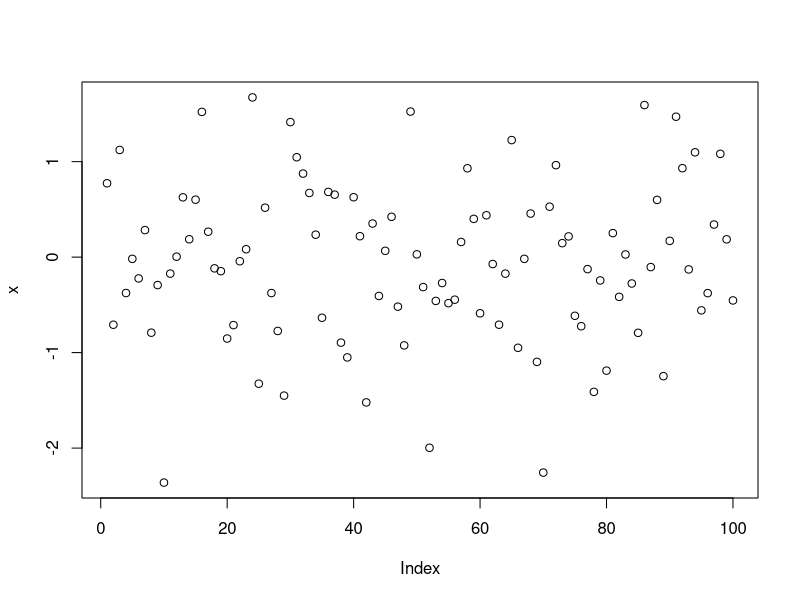
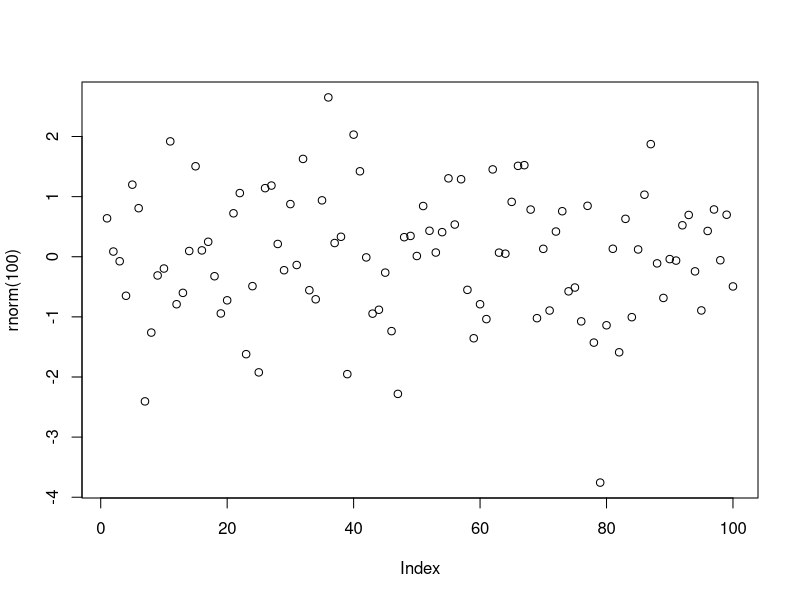
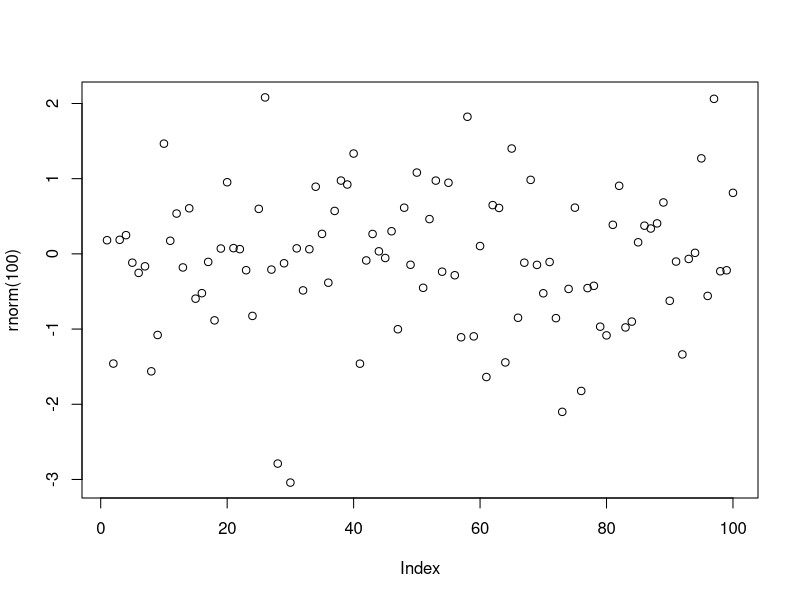
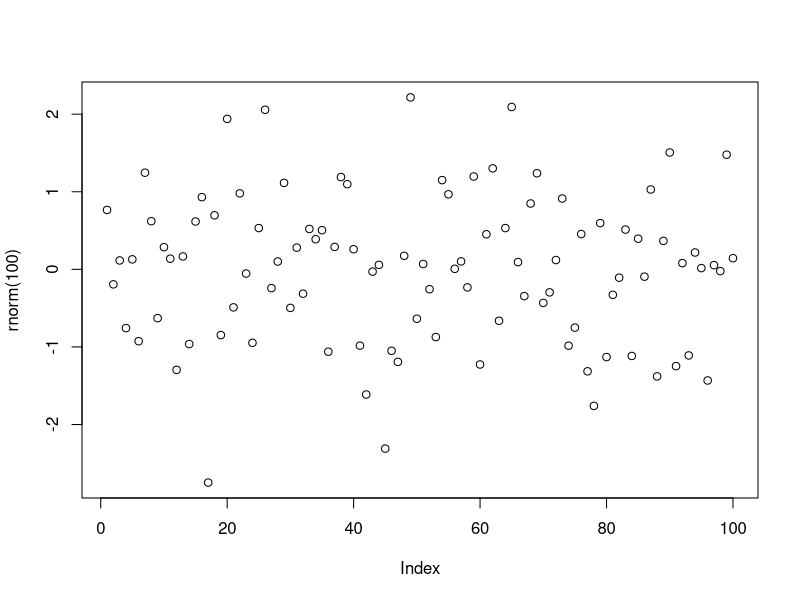
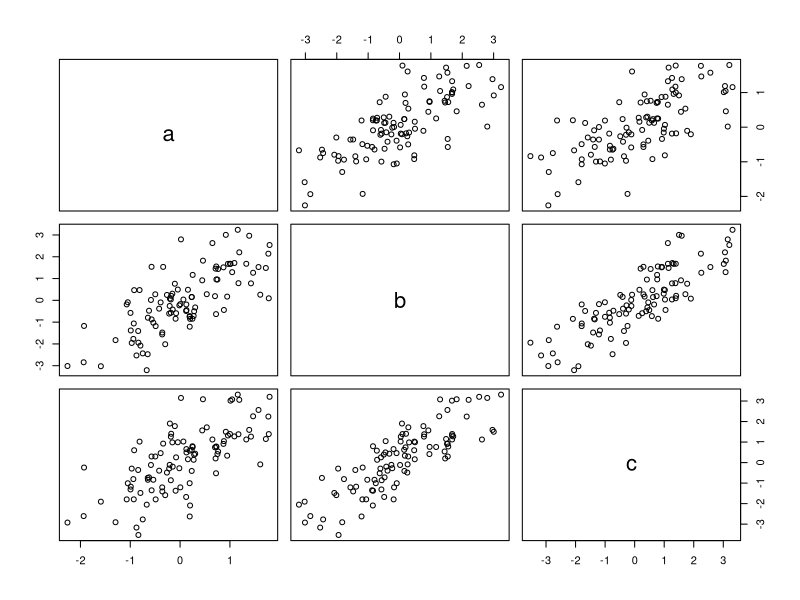
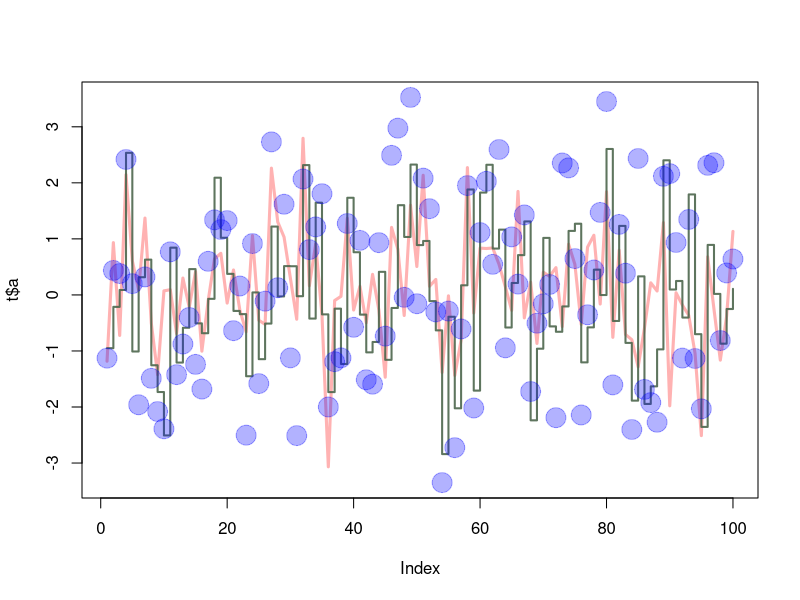
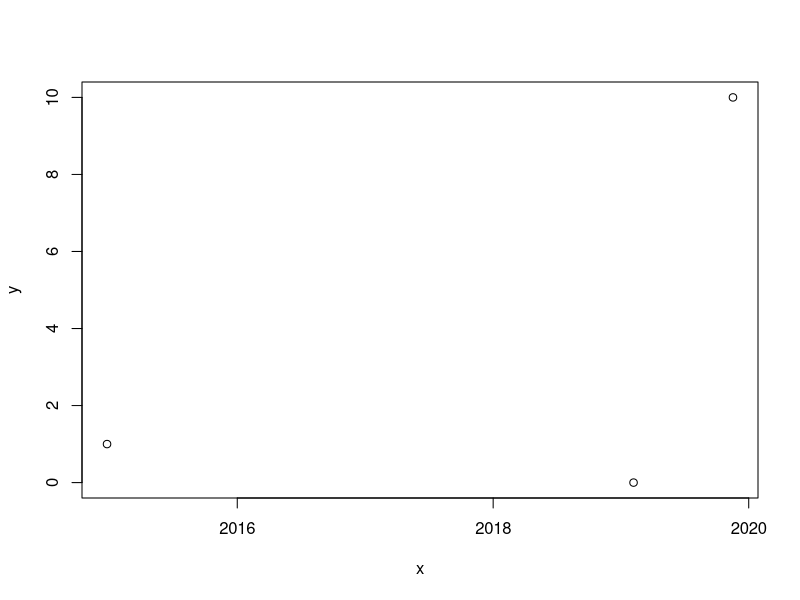

These figures' R source, in order:
## ---- chunk 1
knitr::opts_chunk$set(echo = TRUE)
## ---- chunk 2
(2017-2014)/(2014-1994)*100
## ---- chunk 3
s = (2017-2014)
l = (2014-1994)
p = 100
s/l*p
## ---- chunk 4
v = c(4,5,8,11)
sum(v)
## ---- chunk 5
x = rnorm(100)
plot(x)
## ---- chunk 6
help(sqrt)
## ---- chunk 7
for (y in c(1,2,3)){
  plot(rnorm(100))
}
## ---- chunk 8

P = c(31-60)

Q = matrix(data = P,nrow = 6, ncol = 5)

## ---- chunk 9
x1 = c(rnorm(100))
x2 = c(rnorm(100))
x3 = c(rnorm(100))

t = data.frame(a = x1, b = x1+x2, c = x1+x2+x3)
plot(t)
## ---- chunk 10

x1 = c(rnorm(100))
x2 = c(rnorm(100))
x3 = c(rnorm(100))

t = data.frame(a = x1, b = x1+x2, c = x1+x2+x3)

plot(t$a, type="l", ylim=range(t),
lwd=3, col=rgb(1,0,0,0.3))
lines(t$b, type="s", lwd=2,
col=rgb(0.3,0.4,0.3,0.9))
points(t$c, pch=20, cex=4,
col=rgb(0,0,1,0.3))
## ---- chunk 11

x = data.frame(y = c(3,4,5))

write.table(x, file="tst1.txt",row.names=FALSE)

x$y = x$y*5

write.table(x, file="tst2.txt",row.names=FALSE)

## ---- chunk 12
x = c(rnorm(100))

y = sqrt(x)

mean(y, na.rm=TRUE)

## ---- chunk 13
x = strptime( c("20190206","20141225","20191117"), format="%Y%m%d")

y = c(0, 1, 10)

plot(x,y)

## ---- chunk 14

for (x in y) {
  if (x < 5) {
    x = x*10
  }
  else if (x > 90) {
    x = x*10
  }
  else {
    x = x*0.1
  }
} 

## ---- chunk 15

todo = function(y) {
  for (x in y) {
    if (x < 5) {
      x = x*10
    }
    else if (x > 90) {
      x = x*10
    }
    else {
      x = x*0.1
    }
  }
}


